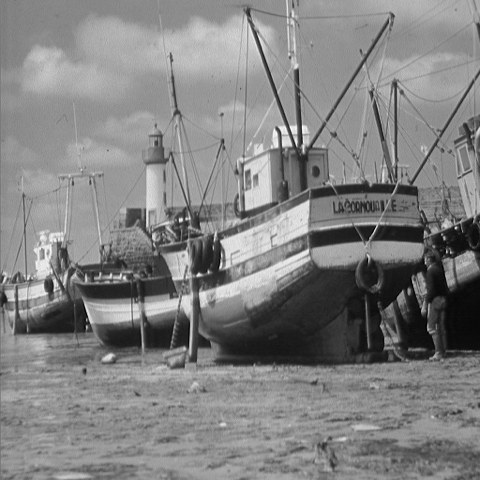
#> input picture EE55/boat.tiff, 480 x 480 px, found by its file name
$ python Hw1.py
#> lines starting #> are read from the running program, lines starting #| are printed output that depends on the picture; after the words box and inside, x2 and y2 are one past the last pixel; in counts of white or black regions, pixels touching at a corner belong together
from PIL import Image
import numpy as np
import matplotlib.pyplot as plt
import os

output_folder = r'C:\Users\farha\Desktop\Caltech\2024-2025\EE55'

if not os.path.exists(output_folder):
    os.makedirs(output_folder)
image_path = r'C:\Users\farha\Desktop\Caltech\2024-2025\EE55\boat.tiff'
img = Image.open(image_path).convert('L')
#> img is the input picture: PIL image 480x480 L; min 0, max 255, mean 129.7
img_array = np.array(img)

plt.imshow(img_array, cmap='gray')
plt.title('Original Image')
plt.colorbar()
plt.show()
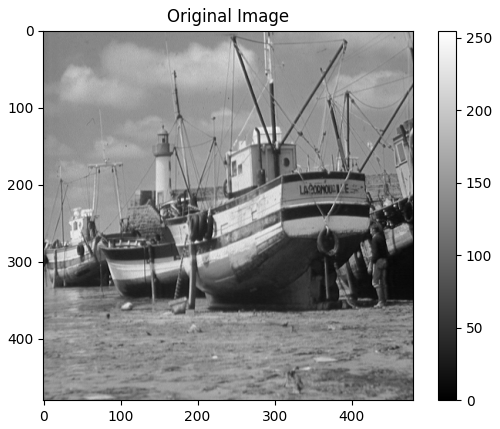
#> figure drawn by matplotlib, 2 panels

original_image_path = os.path.join(output_folder, 'original_image.png')
plt.imsave(original_image_path, img_array, cmap='gray')

quantized_img = np.where(img_array < 127, 0, 255)
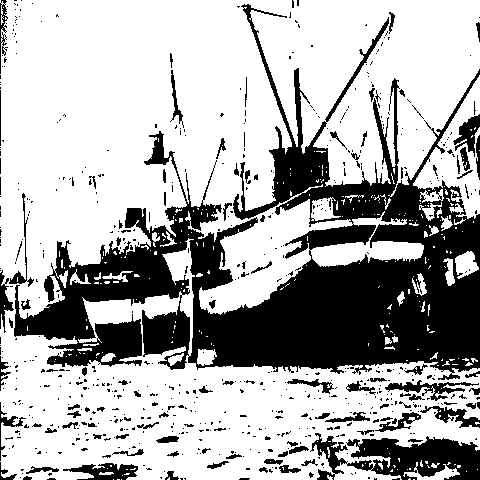
#> quantized_img: shape (480, 480) int64; 69% white; 651 black regions (549 under 20 px), largest, box (x1, y1, x2, y2) and area: (14, 4, 480, 380) 56435, (310, 433, 480, 480) 4498, (63, 463, 138, 480) 723
plt.imshow(quantized_img, cmap='gray')
plt.title('Quantized Image')
plt.colorbar()
plt.show()
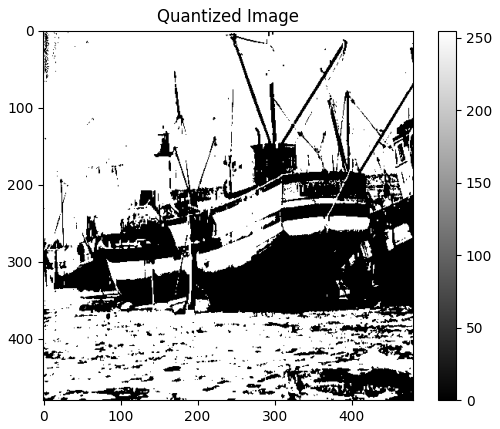
#> figure drawn by matplotlib, 2 panels

quantized_image_path = os.path.join(output_folder, 'quantized_image.png')
plt.imsave(quantized_image_path, quantized_img, cmap='gray')

def add_noise_and_quantize(image, variance):
    mean = 0
    noisy_image = image + np.random.normal(mean, np.sqrt(variance), image.shape)
    noisy_image_clipped = np.clip(noisy_image, 0, 255)
    quantized_noisy_image = np.where(noisy_image_clipped < 127, 0, 255)
    return quantized_noisy_image

def apply_green_tint(image, variance):
    green_image = np.zeros((image.shape[0], image.shape[1], 3), dtype=np.uint8)
    green_image[:, :, 0] = image
    green_image[:, :, 1] = np.clip(image + variance * 5, 0, 255)
    green_image[:, :, 2] = image
    return green_image

variances = [0.5, 5, 50]
for variance in variances:
    noisy_quantized_img = add_noise_and_quantize(img_array, variance)

    green_tinted_img = apply_green_tint(noisy_quantized_img, variance)

    plt.imshow(green_tinted_img)
    plt.title(f'Quantized Image with Noise and Green Tint (Variance={variance})')
    plt.colorbar()
    plt.show()

    noisy_image_path = os.path.join(output_folder, f'noisy_quantized_image_variance_{variance}.png')
    plt.imsave(noisy_image_path, green_tinted_img)
#> this loop made 3 passes
#> pass 1, in add_noise_and_quantize, `quantized_noisy_image = np.where(noisy_image_clipped < 127, 0, 255)`:
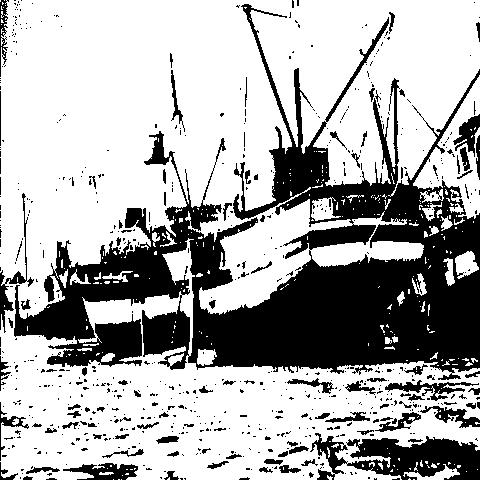
#> quantized_noisy_image: shape (480, 480) int64; 68.7% white; 679 black regions (575 under 20 px), largest, box (x1, y1, x2, y2) and area: (14, 4, 480, 380) 56806, (310, 433, 480, 480) 4541, (63, 463, 138, 480) 737
#> pass 1, `plt.show()`:
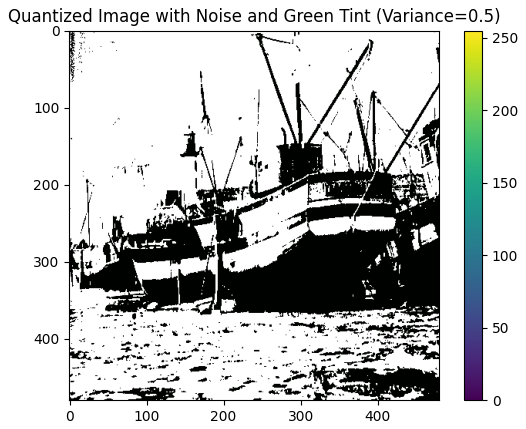
#> figure drawn by matplotlib, 2 panels
#> pass 2, `plt.show()`:
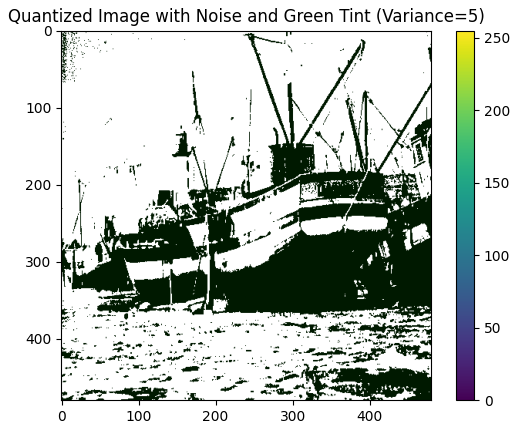
#> figure drawn by matplotlib, 2 panels
#> after the loop:
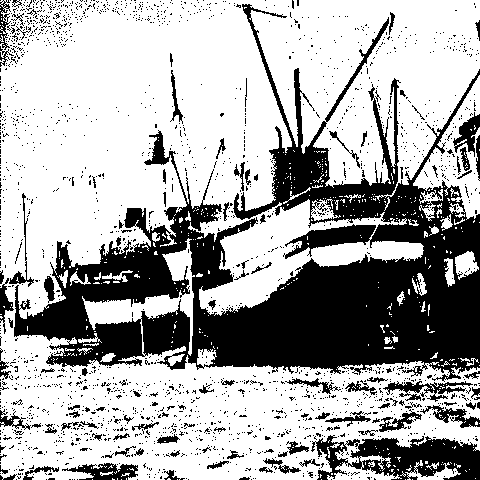
#> noisy_quantized_img: shape (480, 480) int64; 67.6% white; 2084 black regions (1979 under 20 px), largest, box (x1, y1, x2, y2) and area: (14, 4, 480, 382) 56565, (311, 435, 480, 480) 4476, (383, 381, 473, 402) 715
